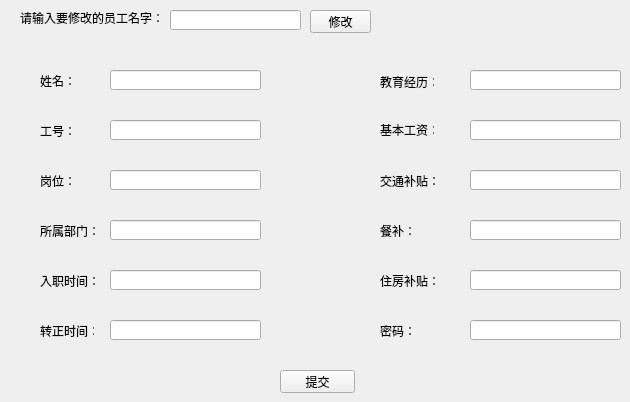
         <widget class="QWidget" name="pb_change_employee_info">
          <widget class="QLineEdit" name="le_choose_employee_name">
           <property name="geometry">
            <rect>
             <x>170</x>
             <y>10</y>
             <width>131</width>
             <height>20</height>
            </rect>
           </property>
          </widget>
          <widget class="QLabel" name="lb_info">
           <property name="geometry">
            <rect>
             <x>20</x>
             <y>10</y>
             <width>141</width>
             <height>16</height>
            </rect>
           </property>
           <property name="text">
            <string>请输入要修改的员工名字：</string>
           </property>
          </widget>
          <widget class="QPushButton" name="pb_choose_is_change">
           <property name="geometry">
            <rect>
             <x>310</x>
             <y>10</y>
             <width>61</width>
             <height>23</height>
            </rect>
           </property>
           <property name="text">
            <string>修改</string>
           </property>
          </widget>
          <widget class="QLabel" name="lb_name">
           <property name="geometry">
            <rect>
             <x>40</x>
             <y>70</y>
             <width>61</width>
             <height>21</height>
            </rect>
           </property>
           <property name="text">
            <string>姓名：</string>
           </property>
          </widget>
          <widget class="QLabel" name="lb_job_id">
           <property name="geometry">
            <rect>
             <x>40</x>
             <y>120</y>
             <width>54</width>
             <height>21</height>
            </rect>
           </property>
           <property name="text">
            <string>工号：</string>
           </property>
          </widget>
          <widget class="QLabel" name="lb_post">
           <property name="geometry">
            <rect>
             <x>40</x>
             <y>170</y>
             <width>54</width>
             <height>21</height>
            </rect>
           </property>
           <property name="text">
            <string>岗位：</string>
           </property>
          </widget>
          <widget class="QLabel" name="lb_department">
           <property name="geometry">
            <rect>
             <x>40</x>
             <y>220</y>
             <width>61</width>
             <height>21</height>
            </rect>
           </property>
           <property name="text">
            <string>所属部门：</string>
           </property>
          </widget>
          <widget class="QLabel" name="lb_entry_time">
           <property name="geometry">
            <rect>
             <x>40</x>
             <y>270</y>
             <width>61</width>
             <height>21</height>
            </rect>
           </property>
           <property name="text">
            <string>入职时间：</string>
           </property>
          </widget>
          <widget class="QLabel" name="lb_turn_time">
           <property name="geometry">
            <rect>
             <x>40</x>
             <y>320</y>
             <width>54</width>
             <height>21</height>
            </rect>
           </property>
           <property name="text">
            <string>转正时间：</string>
           </property>
          </widget>
          <widget class="QLabel" name="lb_education">
           <property name="geometry">
            <rect>
             <x>380</x>
             <y>72</y>
             <width>54</width>
             <height>20</height>
            </rect>
           </property>
           <property name="text">
            <string>教育经历：</string>
           </property>
          </widget>
          <widget class="QLabel" name="lb_basic_wage">
           <property name="geometry">
            <rect>
             <x>380</x>
             <y>120</y>
             <width>54</width>
             <height>20</height>
            </rect>
           </property>
           <property name="text">
            <string>基本工资：</string>
           </property>
          </widget>
          <widget class="QLabel" name="lb_trasport">
           <property name="geometry">
            <rect>
             <x>380</x>
             <y>170</y>
             <width>61</width>
             <height>21</height>
            </rect>
           </property>
           <property name="text">
            <string>交通补贴：</string>
           </property>
          </widget>
          <widget class="QLabel" name="lb_food">
           <property name="geometry">
            <rect>
             <x>380</x>
             <y>220</y>
             <width>61</width>
             <height>21</height>
            </rect>
           </property>
           <property name="text">
            <string>餐补：</string>
           </property>
          </widget>
          <widget class="QLabel" name="lb_house">
           <property name="geometry">
            <rect>
             <x>380</x>
             <y>270</y>
             <width>61</width>
             <height>21</height>
            </rect>
           </property>
           <property name="text">
            <string>住房补贴：</string>
           </property>
          </widget>
          <widget class="QLabel" name="lb_pwd">
           <property name="geometry">
            <rect>
             <x>380</x>
             <y>320</y>
             <width>61</width>
             <height>21</height>
            </rect>
           </property>
           <property name="text">
            <string>密码：</string>
           </property>
          </widget>
          <widget class="QLineEdit" name="le_name">
           <property name="geometry">
            <rect>
             <x>110</x>
             <y>70</y>
             <width>151</width>
             <height>20</height>
            </rect>
           </property>
          </widget>
          <widget class="QLineEdit" name="le_job_id">
           <property name="geometry">
            <rect>
             <x>110</x>
             <y>120</y>
             <width>151</width>
             <height>20</height>
            </rect>
           </property>
          </widget>
          <widget class="QLineEdit" name="le_post">
           <property name="geometry">
            <rect>
             <x>110</x>
             <y>170</y>
             <width>151</width>
             <height>20</height>
            </rect>
           </property>
          </widget>
          <widget class="QLineEdit" name="le_department">
           <property name="geometry">
            <rect>
             <x>110</x>
             <y>220</y>
             <width>151</width>
             <height>20</height>
            </rect>
           </property>
          </widget>
          <widget class="QLineEdit" name="le_entry_time">
           <property name="geometry">
            <rect>
             <x>110</x>
             <y>270</y>
             <width>151</width>
             <height>20</height>
            </rect>
           </property>
          </widget>
          <widget class="QLineEdit" name="le_turn_time">
           <property name="geometry">
            <rect>
             <x>110</x>
             <y>320</y>
             <width>151</width>
             <height>20</height>
            </rect>
           </property>
          </widget>
          <widget class="QLineEdit" name="le_education">
           <property name="geometry">
            <rect>
             <x>470</x>
             <y>70</y>
             <width>151</width>
             <height>20</height>
            </rect>
           </property>
          </widget>
          <widget class="QLineEdit" name="le_basic_wage">
           <property name="geometry">
            <rect>
             <x>470</x>
             <y>120</y>
             <width>151</width>
             <height>20</height>
            </rect>
           </property>
          </widget>
          <widget class="QLineEdit" name="le_transport">
           <property name="geometry">
            <rect>
             <x>470</x>
             <y>170</y>
             <width>151</width>
             <height>20</height>
            </rect>
           </property>
          </widget>
          <widget class="QLineEdit" name="le_meal">
           <property name="geometry">
            <rect>
             <x>470</x>
             <y>220</y>
             <width>151</width>
             <height>20</height>
            </rect>
           </property>
          </widget>
          <widget class="QLineEdit" name="le_house">
           <property name="geometry">
            <rect>
             <x>470</x>
             <y>270</y>
             <width>151</width>
             <height>20</height>
            </rect>
           </property>
          </widget>
          <widget class="QLineEdit" name="le_pwd">
           <property name="geometry">
            <rect>
             <x>470</x>
             <y>320</y>
             <width>151</width>
             <height>20</height>
            </rect>
           </property>
          </widget>
          <widget class="QPushButton" name="pb_commit">
           <property name="geometry">
            <rect>
             <x>280</x>
             <y>370</y>
             <width>75</width>
             <height>23</height>
            </rect>
           </property>
           <property name="text">
            <string>提交</string>
           </property>
          </widget>
         </widget>
